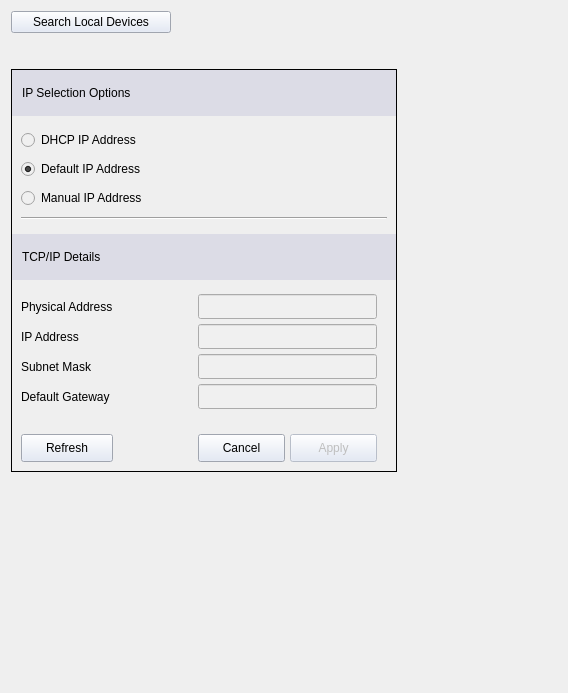
                    <widget class="QWidget" name="scrollAreaWidgetContents_4">
                     <property name="geometry">
                      <rect>
                       <x>0</x>
                       <y>0</y>
                       <width>568</width>
                       <height>693</height>
                      </rect>
                     </property>
                     <layout class="QGridLayout" name="gridLayout_11">
                      <item row="0" column="1">
                       <spacer name="horizontalSpacer_2">
                        <property name="orientation">
                         <enum>Qt::Horizontal</enum>
                        </property>
                        <property name="sizeHint" stdset="0">
                         <size>
                          <width>188</width>
                          <height>20</height>
                         </size>
                        </property>
                       </spacer>
                      </item>
                      <item row="2" column="4">
                       <spacer name="horizontalSpacer">
                        <property name="orientation">
                         <enum>Qt::Horizontal</enum>
                        </property>
                        <property name="sizeHint" stdset="0">
                         <size>
                          <width>117</width>
                          <height>20</height>
                         </size>
                        </property>
                       </spacer>
                      </item>
                      <item row="0" column="0">
                       <widget class="QPushButton" name="pushButtonPc">
                        <property name="sizePolicy">
                         <sizepolicy hsizetype="Expanding" vsizetype="Preferred">
                          <horstretch>0</horstretch>
                          <verstretch>0</verstretch>
                         </sizepolicy>
                        </property>
                        <property name="styleSheet">
                         <string notr="true">background-color: rgba(224, 231, 245, 255);</string>
                        </property>
                        <property name="text">
                         <string>Search Local Devices</string>
                        </property>
                        <property name="default">
                         <bool>false</bool>
                        </property>
                       </widget>
                      </item>
                      <item row="3" column="2">
                       <spacer name="verticalSpacer">
                        <property name="orientation">
                         <enum>Qt::Vertical</enum>
                        </property>
                        <property name="sizeType">
                         <enum>QSizePolicy::Fixed</enum>
                        </property>
                        <property name="sizeHint" stdset="0">
                         <size>
                          <width>20</width>
                          <height>210</height>
                         </size>
                        </property>
                       </spacer>
                      </item>
                      <item row="2" column="0" colspan="4">
                       <widget class="QFrame" name="framePcAddressDetails">
                        <property name="sizePolicy">
                         <sizepolicy hsizetype="Expanding" vsizetype="Expanding">
                          <horstretch>0</horstretch>
                          <verstretch>0</verstretch>
                         </sizepolicy>
                        </property>
                        <property name="palette">
                         <palette>
                          <active>
                           <colorrole role="Button">
                            <brush brushstyle="SolidPattern">
                             <color alpha="255">
                              <red>240</red>
                              <green>240</green>
                              <blue>240</blue>
                             </color>
                            </brush>
                           </colorrole>
                           <colorrole role="Base">
                            <brush brushstyle="SolidPattern">
                             <color alpha="255">
                              <red>240</red>
                              <green>240</green>
                              <blue>240</blue>
                             </color>
                            </brush>
                           </colorrole>
                           <colorrole role="Window">
                            <brush brushstyle="SolidPattern">
                             <color alpha="255">
                              <red>240</red>
                              <green>240</green>
                              <blue>240</blue>
                             </color>
                            </brush>
                           </colorrole>
                          </active>
                          <inactive>
                           <colorrole role="Button">
                            <brush brushstyle="SolidPattern">
                             <color alpha="255">
                              <red>240</red>
                              <green>240</green>
                              <blue>240</blue>
                             </color>
                            </brush>
                           </colorrole>
                           <colorrole role="Base">
                            <brush brushstyle="SolidPattern">
                             <color alpha="255">
                              <red>240</red>
                              <green>240</green>
                              <blue>240</blue>
                             </color>
                            </brush>
                           </colorrole>
                           <colorrole role="Window">
                            <brush brushstyle="SolidPattern">
                             <color alpha="255">
                              <red>240</red>
                              <green>240</green>
                              <blue>240</blue>
                             </color>
                            </brush>
                           </colorrole>
                          </inactive>
                          <disabled>
                           <colorrole role="Button">
                            <brush brushstyle="SolidPattern">
                             <color alpha="255">
                              <red>240</red>
                              <green>240</green>
                              <blue>240</blue>
                             </color>
                            </brush>
                           </colorrole>
                           <colorrole role="Base">
                            <brush brushstyle="SolidPattern">
                             <color alpha="255">
                              <red>240</red>
                              <green>240</green>
                              <blue>240</blue>
                             </color>
                            </brush>
                           </colorrole>
                           <colorrole role="Window">
                            <brush brushstyle="SolidPattern">
                             <color alpha="255">
                              <red>240</red>
                              <green>240</green>
                              <blue>240</blue>
                             </color>
                            </brush>
                           </colorrole>
                          </disabled>
                         </palette>
                        </property>
                        <property name="styleSheet">
                         <string notr="true"> QFrame #framePcAddressDetails  {border: 1px solid rgb(210, 210, 210)} ;
background-color: rgb(240, 240, 240);</string>
                        </property>
                        <property name="frameShape">
                         <enum>QFrame::Box</enum>
                        </property>
                        <property name="frameShadow">
                         <enum>QFrame::Plain</enum>
                        </property>
                        <property name="lineWidth">
                         <number>1</number>
                        </property>
                        <layout class="QGridLayout" name="gridLayout_18">
                         <property name="margin">
                          <number>0</number>
                         </property>
                         <property name="spacing">
                          <number>5</number>
                         </property>
                         <item row="1" column="0" colspan="2">
                          <layout class="QGridLayout" name="gridLayout_19">
                           <property name="margin">
                            <number>9</number>
                           </property>
                           <property name="spacing">
                            <number>9</number>
                           </property>
                           <item row="1" column="0">
                            <widget class="QRadioButton" name="radioButtonDefaultIp">
                             <property name="text">
                              <string>Default IP Address</string>
                             </property>
                             <property name="checked">
                              <bool>true</bool>
                             </property>
                            </widget>
                           </item>
                           <item row="3" column="0">
                            <widget class="Line" name="line_6">
                             <property name="orientation">
                              <enum>Qt::Horizontal</enum>
                             </property>
                            </widget>
                           </item>
                           <item row="2" column="0">
                            <widget class="QRadioButton" name="radioButtonManualIp">
                             <property name="text">
                              <string>Manual IP Address</string>
                             </property>
                            </widget>
                           </item>
                           <item row="0" column="0">
                            <widget class="QRadioButton" name="radioButtonDhcpIp">
                             <property name="text">
                              <string>DHCP IP Address </string>
                             </property>
                            </widget>
                           </item>
                          </layout>
                         </item>
                         <item row="3" column="0" colspan="2">
                          <widget class="QLabel" name="tcpIpDetailsLabel">
                           <property name="sizePolicy">
                            <sizepolicy hsizetype="Preferred" vsizetype="Preferred">
                             <horstretch>0</horstretch>
                             <verstretch>0</verstretch>
                            </sizepolicy>
                           </property>
                           <property name="minimumSize">
                            <size>
                             <width>0</width>
                             <height>25</height>
                            </size>
                           </property>
                           <property name="maximumSize">
                            <size>
                             <width>16777215</width>
                             <height>16777215</height>
                            </size>
                           </property>
                           <property name="styleSheet">
                            <string notr="true">background-color: rgb(220, 220, 230);</string>
                           </property>
                           <property name="text">
                            <string>TCP/IP Details</string>
                           </property>
                           <property name="indent">
                            <number>10</number>
                           </property>
                          </widget>
                         </item>
                         <item row="0" column="0" colspan="2">
                          <widget class="QLabel" name="IpSelectionOptionsLabel">
                           <property name="sizePolicy">
                            <sizepolicy hsizetype="Preferred" vsizetype="Preferred">
                             <horstretch>0</horstretch>
                             <verstretch>0</verstretch>
                            </sizepolicy>
                           </property>
                           <property name="minimumSize">
                            <size>
                             <width>0</width>
                             <height>25</height>
                            </size>
                           </property>
                           <property name="maximumSize">
                            <size>
                             <width>16777215</width>
                             <height>16777215</height>
                            </size>
                           </property>
                           <property name="styleSheet">
                            <string notr="true">background-color: rgb(220, 220, 230);</string>
                           </property>
                           <property name="lineWidth">
                            <number>1</number>
                           </property>
                           <property name="text">
                            <string>IP Selection Options</string>
                           </property>
                           <property name="margin">
                            <number>0</number>
                           </property>
                           <property name="indent">
                            <number>10</number>
                           </property>
                          </widget>
                         </item>
                         <item row="4" column="0" rowspan="2" colspan="2">
                          <layout class="QGridLayout" name="gridLayout_24">
                           <property name="margin">
                            <number>9</number>
                           </property>
                           <item row="0" column="0">
                            <widget class="QLabel" name="labelPcPhysicalAddress">
                             <property name="text">
                              <string>Physical Address</string>
                             </property>
                            </widget>
                           </item>
                           <item row="2" column="0">
                            <widget class="QLabel" name="labelPcSubnetMask">
                             <property name="text">
                              <string>Subnet Mask</string>
                             </property>
                            </widget>
                           </item>
                           <item row="5" column="3">
                            <widget class="QPushButton" name="pushButtonCancelPcIp">
                             <property name="enabled">
                              <bool>true</bool>
                             </property>
                             <property name="minimumSize">
                              <size>
                               <width>0</width>
                               <height>28</height>
                              </size>
                             </property>
                             <property name="contextMenuPolicy">
                              <enum>Qt::PreventContextMenu</enum>
                             </property>
                             <property name="styleSheet">
                              <string notr="true">background-color: rgba(224, 231, 245, 255);</string>
                             </property>
                             <property name="text">
                              <string>Cancel</string>
                             </property>
                             <property name="autoDefault">
                              <bool>false</bool>
                             </property>
                             <property name="default">
                              <bool>false</bool>
                             </property>
                             <property name="flat">
                              <bool>false</bool>
                             </property>
                            </widget>
                           </item>
                           <item row="3" column="0">
                            <widget class="QLabel" name="labelPcDefaultGateway">
                             <property name="text">
                              <string>Default Gateway</string>
                             </property>
                            </widget>
                           </item>
                           <item row="5" column="4">
                            <widget class="QPushButton" name="pushButtonApplyPcIp">
                             <property name="enabled">
                              <bool>false</bool>
                             </property>
                             <property name="minimumSize">
                              <size>
                               <width>0</width>
                               <height>28</height>
                              </size>
                             </property>
                             <property name="styleSheet">
                              <string notr="true">background-color: rgba(224, 231, 245, 255);</string>
                             </property>
                             <property name="text">
                              <string>Apply</string>
                             </property>
                             <property name="autoDefault">
                              <bool>false</bool>
                             </property>
                             <property name="default">
                              <bool>false</bool>
                             </property>
                            </widget>
                           </item>
                           <item row="5" column="0">
                            <widget class="QPushButton" name="pushButtonRefreshPcIp">
                             <property name="minimumSize">
                              <size>
                               <width>0</width>
                               <height>28</height>
                              </size>
                             </property>
                             <property name="styleSheet">
                              <string notr="true">background-color: rgba(224, 231, 245, 255);</string>
                             </property>
                             <property name="text">
                              <string>Refresh</string>
                             </property>
                            </widget>
                           </item>
                           <item row="5" column="1">
                            <spacer name="horizontalSpacer_3">
                             <property name="orientation">
                              <enum>Qt::Horizontal</enum>
                             </property>
                             <property name="sizeType">
                              <enum>QSizePolicy::Maximum</enum>
                             </property>
                             <property name="sizeHint" stdset="0">
                              <size>
                               <width>80</width>
                               <height>20</height>
                              </size>
                             </property>
                            </spacer>
                           </item>
                           <item row="1" column="0">
                            <widget class="QLabel" name="labelPcIpAddress">
                             <property name="text">
                              <string>IP Address</string>
                             </property>
                            </widget>
                           </item>
                           <item row="3" column="3" colspan="2">
                            <widget class="QLineEdit" name="lineEditPcDefaultGateway">
                             <property name="minimumSize">
                              <size>
                               <width>0</width>
                               <height>25</height>
                              </size>
                             </property>
                             <property name="styleSheet">
                              <string notr="true"/>
                             </property>
                             <property name="readOnly">
                              <bool>true</bool>
                             </property>
                            </widget>
                           </item>
                           <item row="1" column="3" colspan="2">
                            <widget class="QLineEdit" name="lineEditPcIpAddress">
                             <property name="minimumSize">
                              <size>
                               <width>0</width>
                               <height>25</height>
                              </size>
                             </property>
                             <property name="styleSheet">
                              <string notr="true"/>
                             </property>
                             <property name="text">
                              <string/>
                             </property>
                             <property name="readOnly">
                              <bool>true</bool>
                             </property>
                            </widget>
                           </item>
                           <item row="4" column="3">
                            <spacer name="verticalSpacer_2">
                             <property name="orientation">
                              <enum>Qt::Vertical</enum>
                             </property>
                             <property name="sizeType">
                              <enum>QSizePolicy::Maximum</enum>
                             </property>
                             <property name="sizeHint" stdset="0">
                              <size>
                               <width>20</width>
                               <height>20</height>
                              </size>
                             </property>
                            </spacer>
                           </item>
                           <item row="0" column="3" colspan="2">
                            <widget class="QLineEdit" name="lineEditPcPhysicalAddress">
                             <property name="enabled">
                              <bool>true</bool>
                             </property>
                             <property name="minimumSize">
                              <size>
                               <width>0</width>
                               <height>25</height>
                              </size>
                             </property>
                             <property name="styleSheet">
                              <string notr="true"/>
                             </property>
                             <property name="inputMethodHints">
                              <set>Qt::ImhNone</set>
                             </property>
                             <property name="text">
                              <string/>
                             </property>
                             <property name="readOnly">
                              <bool>true</bool>
                             </property>
                            </widget>
                           </item>
                           <item row="2" column="3" colspan="2">
                            <widget class="QLineEdit" name="lineEditPcSubnetMask">
                             <property name="minimumSize">
                              <size>
                               <width>0</width>
                               <height>25</height>
                              </size>
                             </property>
                             <property name="styleSheet">
                              <string notr="true"/>
                             </property>
                             <property name="text">
                              <string/>
                             </property>
                             <property name="readOnly">
                              <bool>true</bool>
                             </property>
                            </widget>
                           </item>
                           <item row="5" column="5">
                            <spacer name="horizontalSpacer_4">
                             <property name="orientation">
                              <enum>Qt::Horizontal</enum>
                             </property>
                             <property name="sizeType">
                              <enum>QSizePolicy::Maximum</enum>
                             </property>
                             <property name="sizeHint" stdset="0">
                              <size>
                               <width>10</width>
                               <height>20</height>
                              </size>
                             </property>
                            </spacer>
                           </item>
                          </layout>
                         </item>
                        </layout>
                       </widget>
                      </item>
                      <item row="1" column="0">
                       <spacer name="verticalSpacer_5">
                        <property name="orientation">
                         <enum>Qt::Vertical</enum>
                        </property>
                        <property name="sizeType">
                         <enum>QSizePolicy::Fixed</enum>
                        </property>
                        <property name="sizeHint" stdset="0">
                         <size>
                          <width>20</width>
                          <height>30</height>
                         </size>
                        </property>
                       </spacer>
                      </item>
                     </layout>
                    </widget>
